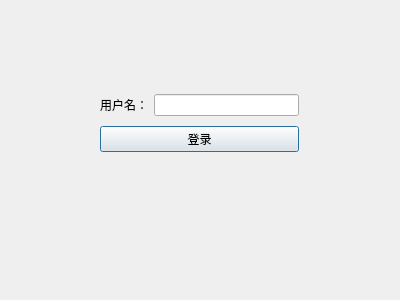
<?xml version="1.0" encoding="UTF-8"?>
<ui version="4.0">
 <class>Login</class>
 <widget class="QDialog" name="Login">
  <property name="geometry">
   <rect>
    <x>0</x>
    <y>0</y>
    <width>400</width>
    <height>300</height>
   </rect>
  </property>
  <property name="windowTitle">
   <string>Dialog</string>
  </property>
  <widget class="QWidget" name="">
   <property name="geometry">
    <rect>
     <x>100</x>
     <y>90</y>
     <width>199</width>
     <height>66</height>
    </rect>
   </property>
   <layout class="QVBoxLayout" name="verticalLayout">
    <item>
     <layout class="QHBoxLayout" name="horizontalLayout">
      <item>
       <widget class="QLabel" name="label">
        <property name="text">
         <string>用户名：</string>
        </property>
       </widget>
      </item>
      <item>
       <widget class="QLineEdit" name="userName"/>
      </item>
     </layout>
    </item>
    <item>
     <widget class="QPushButton" name="loginButton">
      <property name="text">
       <string>登录</string>
      </property>
     </widget>
    </item>
   </layout>
  </widget>
 </widget>
 <resources/>
 <connections/>
</ui>
